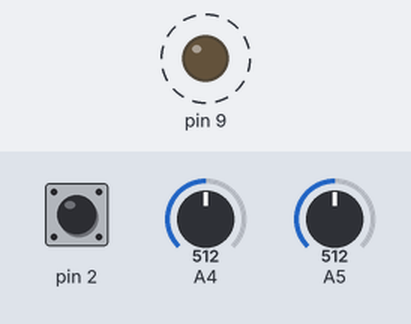
Recording of a sketch running on a simulated Arduino Uno, built with avr-gcc and run on an emulated ATmega328P. Parts: output pins drawn as LEDs (lit = HIGH). Dashed ring = blinking. The inputs (shaded band) are chosen by the test bench; at power-on: pin 2 HIGH, A4 = 512, A5 = 512. No radio packets arrive unless stated; what the sketch prints to the serial monitor is not drawn.

Above: at 0.5 s.
Timing chart, 0 to 4.6 s (numbered marks = the images above):
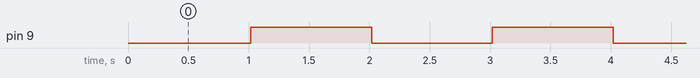

Measured:
- by itself, pin 9: alternates HIGH for 1.0 s and LOW for 1.0 s

The sketch:

RC_car_sender.ino
```cpp
#include<String.h>
#include <SPI.h>
#include <nRF24L01.h>
#include <RF24.h>
RF24 radio(8, 7); // CE, CSN
const byte address[6] = "00222";

byte z;
unsigned long t,td;
int Vrx0, Vry0;
int Vrx,Vry;
byte przycisk;
String koddowyslania;

void setup() {

  radio.begin();
  radio.openWritingPipe(address);
  radio.setPALevel(RF24_PA_MIN);
  radio.stopListening();
  delay(10);

  pinMode(9,OUTPUT);

  Serial.begin(9600);
  Vry0=analogRead(A5);
  Serial.print("Vry0 = ");Serial.println(Vry0);
  Vrx0=analogRead(A4);
  Serial.print("Vrx0 = ");Serial.println(Vrx0);

  t=td=millis();
  z=0;
}

void loop() {

  if(millis()-t>10){
    t=millis();

    Vry=map(analogRead(A5),0,2*Vry0,16,63);		// os y
    Vrx=map(analogRead(A4),0,2*Vry0,16,63);		// os x

    if(digitalRead(2)==0) przycisk=1; else przycisk =0;	// przycisk
    //Serial.println(digitalRead(2));
  koddowyslania=(String)Vry+(String)Vrx+(String)przycisk;	//kodowanie
  char wysylka[32]="";
  for(int i=0; i<=4;i++){
    wysylka[i]=koddowyslania[i];
    Serial.print(wysylka[i]);
  } Serial.print("\n");
  radio.write(&wysylka, sizeof(wysylka));	//wysylanie
  }
  if(millis()-td>1000){
    td=millis();
    z=!z;
    digitalWrite(9,z);
  }
}
```
